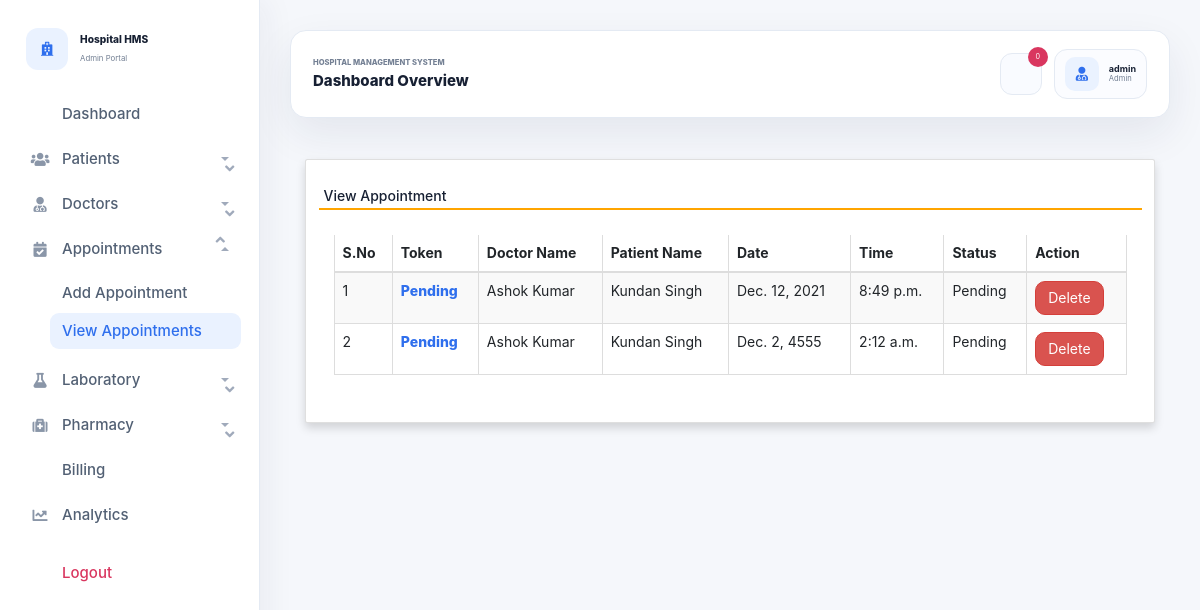
The page /view_appointment (signed in) on the database as committed earlier.
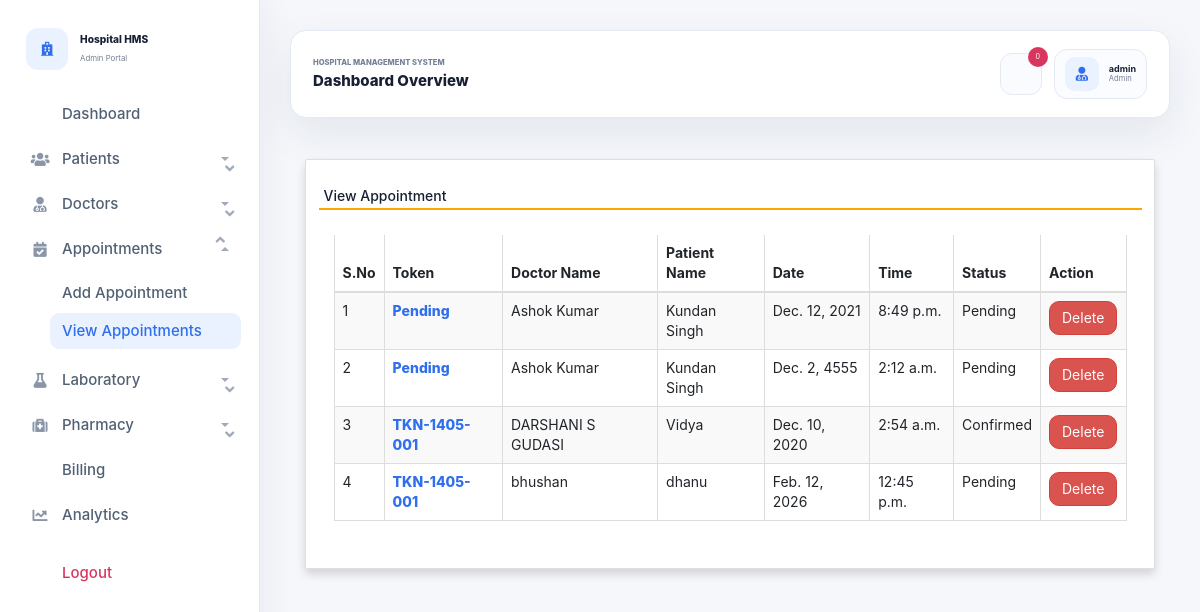
The same page on the database as committed later.
### hospitals/models.py (models this page shows, shortened)
class Appointment(models.Model):
    STATUS_CHOICES = (
        ("Pending", "Pending"),
        ("Confirmed", "Confirmed"),
        ("Cancelled", "Cancelled"),
        ("Completed", "Completed"),
    )
    doctor = models.ForeignKey(Doctor,on_delete=models.CASCADE)
    patient = models.ForeignKey(Patient, on_delete=models.CASCADE)
    date1 = models.DateField()
    time1 = models.TimeField()
    token_number = models.CharField(max_length=20, blank=True, default="")
    status = models.CharField(max_length=20, choices=STATUS_CHOICES, default="Pending")

class Doctor(models.Model):
    DEPARTMENT_CHOICES = (
        ("Cardiology", "Cardiology"),
        ("Neurology", "Neurology"),
        ("Orthopedics", "Orthopedics"),
        ("Pediatrics", "Pediatrics"),
        ("General Medicine", "General Medicine"),
    )
    AVAILABILITY_CHOICES = (
        ("Available", "Available"),
        ("On Duty", "On Duty"),
        ("Unavailable", "Unavailable"),
    )
    name = models.CharField(max_length=50)
    mobile = models.IntegerField()
    special = models.CharField(max_length=50)
    department = models.CharField(max_length=50, choices=DEPARTMENT_CHOICES, default="General Medicine")
    qualification = models.CharField(max_length=80, blank=True, default="")
    availability = models.CharField(max_length=20, choices=AVAILABILITY_CHOICES, default="Available")
    assigned_patients = models.PositiveIntegerField(default=0)
    def __str__(self):
       return self.name;

class Patient(models.Model):
    BLOOD_GROUP_CHOICES = (
        ("A+", "A+"),
        ("A-", "A-"),
        ("B+", "B+"),
        ("B-", "B-"),
        ("AB+", "AB+"),
        ("AB-", "AB-"),
        ("O+", "O+"),
        ("O-", "O-"),
    )
    WARD_CHOICES = (
        ("General Ward", "General Ward"),
        ("ICU", "ICU"),
        ("Emergency", "Emergency"),
        ("Pediatrics", "Pediatrics"),
        ("Maternity", "Maternity"),
        ("Private Room", "Private Room"),
    )
    name = models.CharField(max_length=50)
    patient_id = models.CharField(max_length=20, blank=True, default="")
    age = models.PositiveIntegerField(null=True, blank=True)
    gender = models.CharField(max_length=10)
    mobile = models.IntegerField(null=True)
    blood_group = models.CharField(max_length=5, choices=BLOOD_GROUP_CHOICES, blank=True, default="")
    disease = models.CharField(max_length=100, blank=True, default="")
    admission_date = models.DateField(null=True, blank=True)
    address = models.CharField(max_length=50)
    ward = models.CharField(max_length=50, choices=WARD_CHOICES, null=True, blank=True)
    def __str__(self):
       return self.name;

### hospitals/views.py (the view)
# urls.py: path('view_appointment', view_appointment, name='view_appointment'),
def view_appointment(request):
    redirect_response = require_dashboard_access(request)
    if redirect_response:
        return redirect_response
    appointment = Appointment.objects.all()
    d = {'appointment':appointment, 'can_manage': can_manage_records(request)}
    return render(request,'view_appointment.html', d)

### hospitals/views.py (called while the page is built)
def selected_role(request):
    role = request.session.get("user_role")
    if not role and request.user.is_authenticated and request.user.is_staff:
        role = "admin"
        request.session["user_role"] = role
    return role

def is_dashboard_user(request):
    return request.user.is_authenticated and selected_role(request) in ALL_ROLES

def can_manage_records(request):
    return request.user.is_authenticated and selected_role(request) in FULL_ACCESS_ROLES

def require_dashboard_access(request):
    if not is_dashboard_user(request):
        return redirect("login")
    return None

### hospitals/templates/view_appointment.html (shortened to what this page needs)
{% extends 'admin_nav.html' %}
{% load static %}
{% block content %}
<link rel="stylesheet" href="https://maxcdn.bootstrapcdn.com/bootstrap/3.4.1/css/bootstrap.min.css">
  <link rel="stylesheet" href="https://cdnjs.cloudflare.com/ajax/libs/font-awesome/4.7.0/css/font-awesome.min.css">
  <link rel="stylesheet" href="https://use.fontawesome.com/releases/v5.6.3/css/all.css">
<div class="container-fluid py-4">
    <div class="card shadow">
        <div class="card-body">
            <h5 class="p-2" style="border-bottom: 2px solid orange">View Appointment</h5>
            <div class="table-responsive p-4">
                <table id="example" class="table table-striped table-bordered table-sm" style="width:100%">
			<thead>
				<tr>
					<th>S.No</th>
					<th>Token</th>
					<th>Doctor Name</th>
					<th>Patient Name</th>
                    <th>Date</th>
					<th>Time</th>
					<th>Status</th>
					{% if can_manage %}
					<th>Action</th>
					{% endif %}
				</tr>
			</thead>
			<tbody>
            {% for i in appointment %}
			<tr>
				<td>{{ forloop.counter }}</td>
				<td class="patient-id">{{i.token_number|default:"Pending"}}</td>
				<td>{{i.doctor}}</td>
				<td>{{i.patient}}</td>
				<td>{{i.date1}}</td>
				<td>{{i.time1}}</td>
				<td>{{i.status}}</td>
				{% if can_manage %}
				<td><a href="{% url 'delete_appointment' i.id %}" onclick="return confirm('Are you ready to delete this record ?')" class="btn btn-danger">Delete</a></td>
				{% endif %}
			</tr>
			{% endfor %}
			</tbody>
		</table>
		</div>
		</div>
	</div>
</div>
{% endblock content %}

Rows that differ between the two databases and show on the page:
added Appointment: token_number "TKN-1405-001", doctor "DARSHANI S GUDASI", patient "Vidya", date1 "Dec. 10, 2020", time1 "2:54 a.m.", status "Confirmed"
added Appointment: token_number "TKN-1405-001", doctor "bhushan", patient "dhanu", date1 "Feb. 12, 2026", time1 "12:45 p.m.", status "Pending"
